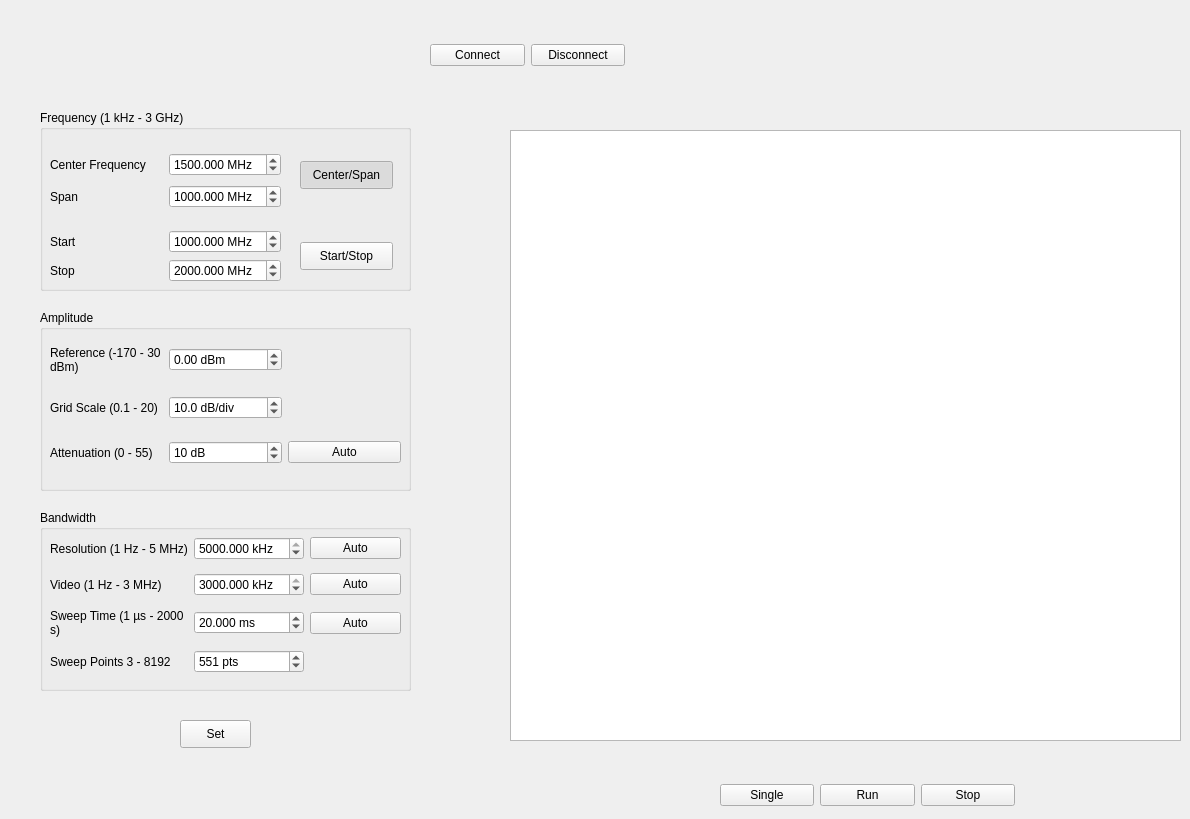
    <widget class="QWidget" name="tab_sa">
     <attribute name="title">
      <string>Spectrum Analyzer</string>
     </attribute>
     <widget class="QGroupBox" name="groupBox_15">
      <property name="geometry">
       <rect>
        <x>40</x>
        <y>110</y>
        <width>371</width>
        <height>181</height>
       </rect>
      </property>
      <property name="title">
       <string>Frequency (1 kHz - 3 GHz)</string>
      </property>
      <widget class="QPushButton" name="pushButton_sa_center_option">
       <property name="geometry">
        <rect>
         <x>260</x>
         <y>51</y>
         <width>93</width>
         <height>28</height>
        </rect>
       </property>
       <property name="text">
        <string>Center/Span</string>
       </property>
       <property name="checkable">
        <bool>true</bool>
       </property>
       <property name="checked">
        <bool>true</bool>
       </property>
       <property name="autoExclusive">
        <bool>true</bool>
       </property>
       <attribute name="buttonGroup">
        <string notr="true">sa_center_start_options</string>
       </attribute>
      </widget>
      <widget class="QPushButton" name="pushButton_sa_start_option">
       <property name="geometry">
        <rect>
         <x>260</x>
         <y>132</y>
         <width>93</width>
         <height>28</height>
        </rect>
       </property>
       <property name="text">
        <string>Start/Stop</string>
       </property>
       <property name="checkable">
        <bool>true</bool>
       </property>
       <property name="autoExclusive">
        <bool>true</bool>
       </property>
       <attribute name="buttonGroup">
        <string notr="true">sa_center_start_options</string>
       </attribute>
      </widget>
      <widget class="QWidget" name="">
       <property name="geometry">
        <rect>
         <x>10</x>
         <y>40</y>
         <width>231</width>
         <height>61</height>
        </rect>
       </property>
       <layout class="QGridLayout" name="gridLayout">
        <item row="0" column="0">
         <widget class="QLabel" name="label_3">
          <property name="text">
           <string>Center Frequency</string>
          </property>
          <property name="scaledContents">
           <bool>false</bool>
          </property>
         </widget>
        </item>
        <item row="0" column="1">
         <widget class="QDoubleSpinBox" name="sa_centBand">
          <property name="suffix">
           <string> MHz</string>
          </property>
          <property name="decimals">
           <number>3</number>
          </property>
          <property name="minimum">
           <double>0.001000000000000</double>
          </property>
          <property name="maximum">
           <double>3000.000000000000000</double>
          </property>
          <property name="singleStep">
           <double>5.000000000000000</double>
          </property>
          <property name="value">
           <double>1500.000000000000000</double>
          </property>
         </widget>
        </item>
        <item row="1" column="0">
         <widget class="QLabel" name="label_4">
          <property name="text">
           <string>Span</string>
          </property>
         </widget>
        </item>
        <item row="1" column="1">
         <widget class="QDoubleSpinBox" name="sa_span">
          <property name="suffix">
           <string> MHz</string>
          </property>
          <property name="decimals">
           <number>3</number>
          </property>
          <property name="minimum">
           <double>0.000000000000000</double>
          </property>
          <property name="maximum">
           <double>3000.000000000000000</double>
          </property>
          <property name="singleStep">
           <double>5.000000000000000</double>
          </property>
          <property name="value">
           <double>1000.000000000000000</double>
          </property>
         </widget>
        </item>
       </layout>
      </widget>
      <widget class="QWidget" name="">
       <property name="geometry">
        <rect>
         <x>10</x>
         <y>120</y>
         <width>231</width>
         <height>53</height>
        </rect>
       </property>
       <layout class="QGridLayout" name="gridLayout_2">
        <item row="0" column="1">
         <widget class="QDoubleSpinBox" name="sa_start">
          <property name="suffix">
           <string> MHz</string>
          </property>
          <property name="decimals">
           <number>3</number>
          </property>
          <property name="minimum">
           <double>0.001000000000000</double>
          </property>
          <property name="maximum">
           <double>3000.000000000000000</double>
          </property>
          <property name="singleStep">
           <double>5.000000000000000</double>
          </property>
          <property name="value">
           <double>1000.000000000000000</double>
          </property>
         </widget>
        </item>
        <item row="0" column="0">
         <widget class="QLabel" name="label_5">
          <property name="text">
           <string>Start</string>
          </property>
         </widget>
        </item>
        <item row="1" column="0">
         <widget class="QLabel" name="label_6">
          <property name="text">
           <string>Stop</string>
          </property>
         </widget>
        </item>
        <item row="1" column="1">
         <widget class="QDoubleSpinBox" name="sa_stop">
          <property name="suffix">
           <string> MHz</string>
          </property>
          <property name="decimals">
           <number>3</number>
          </property>
          <property name="minimum">
           <double>0.001000000000000</double>
          </property>
          <property name="maximum">
           <double>3000.000000000000000</double>
          </property>
          <property name="singleStep">
           <double>5.000000000000000</double>
          </property>
          <property name="value">
           <double>2000.000000000000000</double>
          </property>
         </widget>
        </item>
       </layout>
      </widget>
     </widget>
     <widget class="QGroupBox" name="groupBox_20">
      <property name="geometry">
       <rect>
        <x>40</x>
        <y>310</y>
        <width>371</width>
        <height>181</height>
       </rect>
      </property>
      <property name="title">
       <string>Amplitude</string>
      </property>
      <widget class="QWidget" name="">
       <property name="geometry">
        <rect>
         <x>10</x>
         <y>20</y>
         <width>351</width>
         <height>151</height>
        </rect>
       </property>
       <layout class="QGridLayout" name="gridLayout_4">
        <item row="0" column="0">
         <widget class="QLabel" name="label_7">
          <property name="text">
           <string>Reference (-170 - 30 dBm)</string>
          </property>
          <property name="scaledContents">
           <bool>true</bool>
          </property>
          <property name="alignment">
           <set>Qt::AlignLeading|Qt::AlignLeft|Qt::AlignVCenter</set>
          </property>
          <property name="wordWrap">
           <bool>true</bool>
          </property>
         </widget>
        </item>
        <item row="0" column="1">
         <widget class="QDoubleSpinBox" name="sa_reference">
          <property name="suffix">
           <string> dBm</string>
          </property>
          <property name="decimals">
           <number>2</number>
          </property>
          <property name="minimum">
           <double>-170.000000000000000</double>
          </property>
          <property name="maximum">
           <double>30.000000000000000</double>
          </property>
          <property name="singleStep">
           <double>1.000000000000000</double>
          </property>
         </widget>
        </item>
        <item row="1" column="0">
         <widget class="QLabel" name="label_8">
          <property name="text">
           <string>Grid Scale (0.1 - 20)</string>
          </property>
          <property name="scaledContents">
           <bool>true</bool>
          </property>
          <property name="alignment">
           <set>Qt::AlignLeading|Qt::AlignLeft|Qt::AlignVCenter</set>
          </property>
          <property name="wordWrap">
           <bool>false</bool>
          </property>
         </widget>
        </item>
        <item row="1" column="1">
         <widget class="QDoubleSpinBox" name="sa_gridScale">
          <property name="suffix">
           <string> dB/div</string>
          </property>
          <property name="decimals">
           <number>1</number>
          </property>
          <property name="minimum">
           <double>0.100000000000000</double>
          </property>
          <property name="maximum">
           <double>20.000000000000000</double>
          </property>
          <property name="value">
           <double>10.000000000000000</double>
          </property>
         </widget>
        </item>
        <item row="2" column="0">
         <widget class="QLabel" name="label_9">
          <property name="text">
           <string>Attenuation (0 - 55)</string>
          </property>
          <property name="scaledContents">
           <bool>true</bool>
          </property>
          <property name="alignment">
           <set>Qt::AlignLeading|Qt::AlignLeft|Qt::AlignVCenter</set>
          </property>
          <property name="wordWrap">
           <bool>false</bool>
          </property>
         </widget>
        </item>
        <item row="2" column="1">
         <widget class="QSpinBox" name="sa_attenuation">
          <property name="suffix">
           <string> dB</string>
          </property>
          <property name="prefix">
           <string/>
          </property>
          <property name="maximum">
           <number>55</number>
          </property>
          <property name="singleStep">
           <number>5</number>
          </property>
          <property name="value">
           <number>10</number>
          </property>
         </widget>
        </item>
        <item row="2" column="2">
         <widget class="QPushButton" name="sa_attenuation_auto">
          <property name="text">
           <string>Auto</string>
          </property>
          <property name="checkable">
           <bool>true</bool>
          </property>
         </widget>
        </item>
       </layout>
      </widget>
     </widget>
     <widget class="QGroupBox" name="groupBox_18">
      <property name="geometry">
       <rect>
        <x>40</x>
        <y>510</y>
        <width>371</width>
        <height>181</height>
       </rect>
      </property>
      <property name="title">
       <string>Bandwidth</string>
      </property>
      <widget class="QWidget" name="">
       <property name="geometry">
        <rect>
         <x>10</x>
         <y>20</y>
         <width>351</width>
         <height>151</height>
        </rect>
       </property>
       <layout class="QGridLayout" name="gridLayout_3">
        <item row="0" column="0">
         <widget class="QLabel" name="label_10">
          <property name="text">
           <string>Resolution (1 Hz - 5 MHz)</string>
          </property>
          <property name="scaledContents">
           <bool>true</bool>
          </property>
          <property name="alignment">
           <set>Qt::AlignLeading|Qt::AlignLeft|Qt::AlignVCenter</set>
          </property>
          <property name="wordWrap">
           <bool>true</bool>
          </property>
         </widget>
        </item>
        <item row="0" column="1">
         <widget class="QDoubleSpinBox" name="sa_resBand">
          <property name="suffix">
           <string> kHz</string>
          </property>
          <property name="decimals">
           <number>3</number>
          </property>
          <property name="minimum">
           <double>0.001000000000000</double>
          </property>
          <property name="maximum">
           <double>5000.000000000000000</double>
          </property>
          <property name="singleStep">
           <double>100.000000000000000</double>
          </property>
          <property name="value">
           <double>5000.000000000000000</double>
          </property>
         </widget>
        </item>
        <item row="0" column="2">
         <widget class="QPushButton" name="sa_resBand_auto">
          <property name="text">
           <string>Auto</string>
          </property>
          <property name="checkable">
           <bool>true</bool>
          </property>
         </widget>
        </item>
        <item row="1" column="0">
         <widget class="QLabel" name="label_11">
          <property name="text">
           <string>Video (1 Hz - 3 MHz)</string>
          </property>
          <property name="scaledContents">
           <bool>true</bool>
          </property>
          <property name="alignment">
           <set>Qt::AlignLeading|Qt::AlignLeft|Qt::AlignVCenter</set>
          </property>
          <property name="wordWrap">
           <bool>true</bool>
          </property>
         </widget>
        </item>
        <item row="1" column="1">
         <widget class="QDoubleSpinBox" name="sa_videoBand">
          <property name="suffix">
           <string> kHz</string>
          </property>
          <property name="decimals">
           <number>3</number>
          </property>
          <property name="minimum">
           <double>0.001000000000000</double>
          </property>
          <property name="maximum">
           <double>3000.000000000000000</double>
          </property>
          <property name="singleStep">
           <double>10.000000000000000</double>
          </property>
          <property name="value">
           <double>3000.000000000000000</double>
          </property>
         </widget>
        </item>
        <item row="1" column="2">
         <widget class="QPushButton" name="sa_videoBand_auto">
          <property name="text">
           <string>Auto</string>
          </property>
          <property name="checkable">
           <bool>true</bool>
          </property>
         </widget>
        </item>
        <item row="2" column="0">
         <widget class="QLabel" name="label_12">
          <property name="text">
           <string>Sweep Time (1 µs - 2000 s)</string>
          </property>
          <property name="scaledContents">
           <bool>true</bool>
          </property>
          <property name="alignment">
           <set>Qt::AlignLeading|Qt::AlignLeft|Qt::AlignVCenter</set>
          </property>
          <property name="wordWrap">
           <bool>true</bool>
          </property>
         </widget>
        </item>
        <item row="2" column="1">
         <widget class="QDoubleSpinBox" name="sa_sweepTime">
          <property name="suffix">
           <string> ms</string>
          </property>
          <property name="decimals">
           <number>3</number>
          </property>
          <property name="minimum">
           <double>0.001000000000000</double>
          </property>
          <property name="maximum">
           <double>2000000.000000000000000</double>
          </property>
          <property name="singleStep">
           <double>1.000000000000000</double>
          </property>
          <property name="value">
           <double>20.000000000000000</double>
          </property>
         </widget>
        </item>
        <item row="2" column="2">
         <widget class="QPushButton" name="sa_sweepTime_auto">
          <property name="text">
           <string>Auto</string>
          </property>
          <property name="checkable">
           <bool>true</bool>
          </property>
         </widget>
        </item>
        <item row="3" column="0">
         <widget class="QLabel" name="label_13">
          <property name="text">
           <string>Sweep Points 3 - 8192</string>
          </property>
          <property name="scaledContents">
           <bool>true</bool>
          </property>
          <property name="alignment">
           <set>Qt::AlignLeading|Qt::AlignLeft|Qt::AlignVCenter</set>
          </property>
          <property name="wordWrap">
           <bool>true</bool>
          </property>
         </widget>
        </item>
        <item row="3" column="1">
         <widget class="QSpinBox" name="sa_sweepPoints">
          <property name="suffix">
           <string> pts</string>
          </property>
          <property name="minimum">
           <number>3</number>
          </property>
          <property name="maximum">
           <number>8192</number>
          </property>
          <property name="singleStep">
           <number>50</number>
          </property>
          <property name="value">
           <number>551</number>
          </property>
         </widget>
        </item>
       </layout>
      </widget>
     </widget>
     <widget class="QPushButton" name="pushButton_sa_setParam">
      <property name="geometry">
       <rect>
        <x>180</x>
        <y>720</y>
        <width>71</width>
        <height>28</height>
       </rect>
      </property>
      <property name="text">
       <string>Set</string>
      </property>
     </widget>
     <widget class="PlotWidget" name="sa_plot">
      <property name="geometry">
       <rect>
        <x>510</x>
        <y>130</y>
        <width>671</width>
        <height>611</height>
       </rect>
      </property>
     </widget>
     <widget class="QWidget" name="">
      <property name="geometry">
       <rect>
        <x>430</x>
        <y>40</y>
        <width>195</width>
        <height>30</height>
       </rect>
      </property>
      <layout class="QHBoxLayout" name="horizontalLayout_8">
       <item>
        <widget class="QPushButton" name="pushButton_sa_connect">
         <property name="text">
          <string>Connect</string>
         </property>
         <property name="checkable">
          <bool>true</bool>
         </property>
         <property name="autoExclusive">
          <bool>true</bool>
         </property>
        </widget>
       </item>
       <item>
        <widget class="QPushButton" name="pushButton_sa_disconnect">
         <property name="text">
          <string>Disconnect</string>
         </property>
         <property name="checkable">
          <bool>true</bool>
         </property>
         <property name="autoExclusive">
          <bool>true</bool>
         </property>
        </widget>
       </item>
      </layout>
     </widget>
     <widget class="QWidget" name="">
      <property name="geometry">
       <rect>
        <x>720</x>
        <y>780</y>
        <width>295</width>
        <height>30</height>
       </rect>
      </property>
      <layout class="QHBoxLayout" name="horizontalLayout_9">
       <item>
        <widget class="QPushButton" name="pushButton_sa_single">
         <property name="text">
          <string>Single</string>
         </property>
         <property name="checkable">
          <bool>false</bool>
         </property>
         <property name="autoExclusive">
          <bool>true</bool>
         </property>
        </widget>
       </item>
       <item>
        <widget class="QPushButton" name="pushButton_sa_run">
         <property name="text">
          <string>Run</string>
         </property>
         <property name="checkable">
          <bool>true</bool>
         </property>
         <property name="autoExclusive">
          <bool>true</bool>
         </property>
        </widget>
       </item>
       <item>
        <widget class="QPushButton" name="pushButton_sa_stop">
         <property name="text">
          <string>Stop</string>
         </property>
         <property name="checkable">
          <bool>true</bool>
         </property>
         <property name="autoExclusive">
          <bool>true</bool>
         </property>
        </widget>
       </item>
      </layout>
     </widget>
    </widget>
